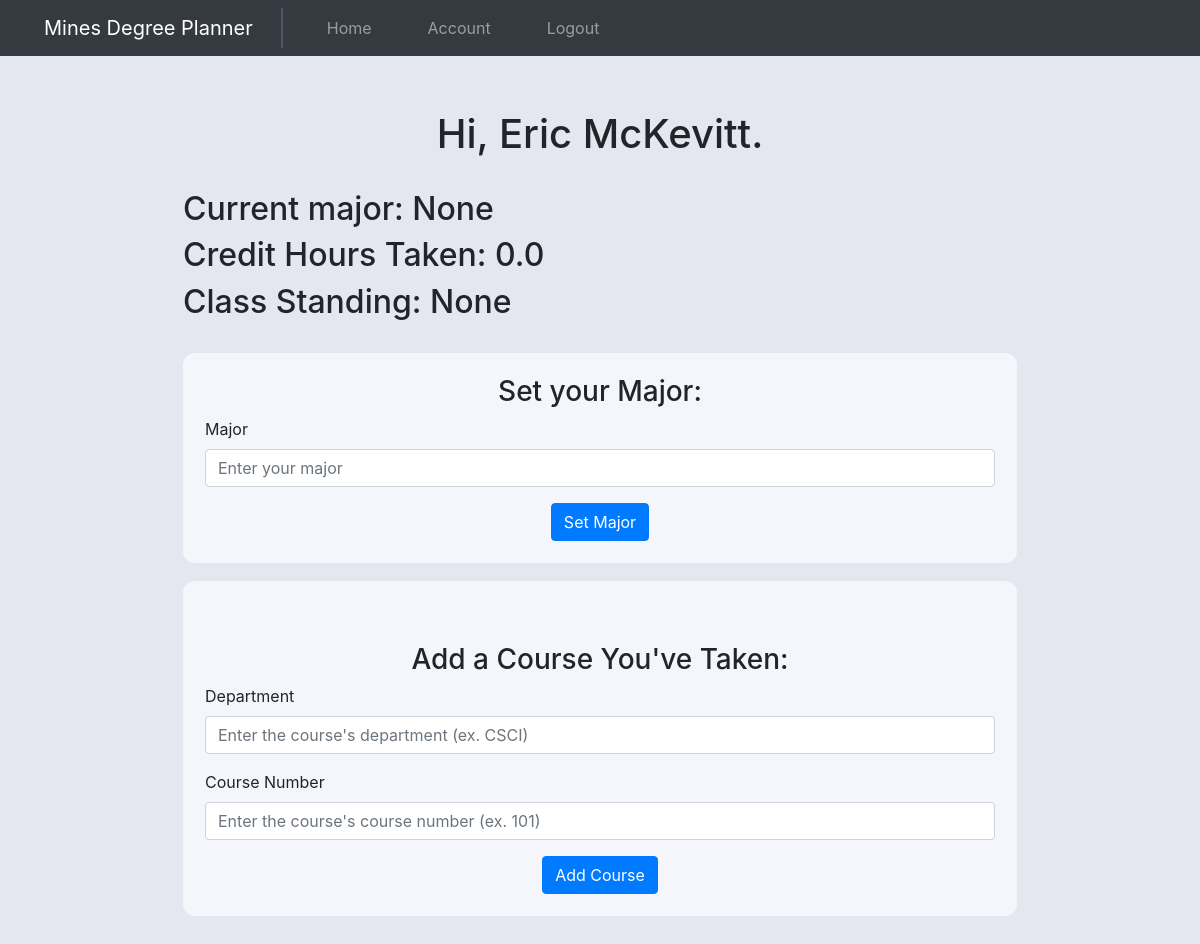
Page /account (signed in) on the earlier database version.
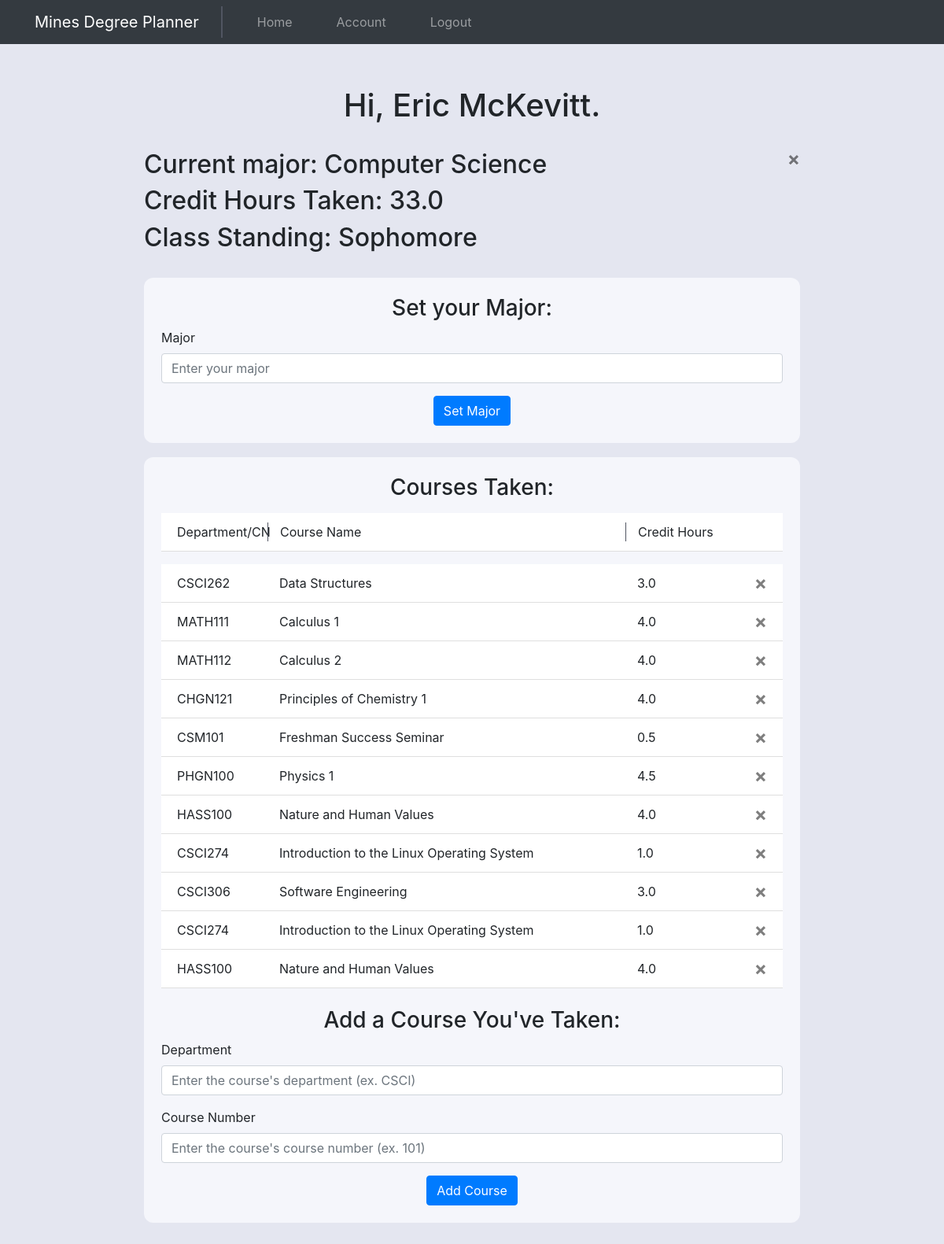
Same page on the later database version.
### website/models.py (models this page shows)
class User(db.Model, UserMixin):
    id = db.Column(db.Integer, primary_key=True)
    cwid = db.Column(db.Integer, unique=True)
    email = db.Column(db.String(150), unique=True)
    password = db.Column(db.String(150))
    first_name = db.Column(db.String(150))
    last_name = db.Column(db.String(150))
    major = db.Column(db.String(150))
    credits_taken = db.Column(db.String(10))
    class_standing = db.Column(db.String(10))
    courses = db.relationship('Course')

class Course(db.Model):
    id = db.Column(db.Integer, primary_key=True)
    department = db.Column(db.String(4))
    course_number = db.Column(db.String(3))
    course_name = db.Column(db.String(500))
    credit_hours = db.Column(db.String(10))
    user_id = db.Column(db.Integer, db.ForeignKey('user.id'))

### website/views.py (the view, shortened to what this page needs)
@views.route('/account', methods=['GET', 'POST'])
@login_required
def account():
    return render_template("account.html", user=current_user)

### website/__init__.py (called while the page is built)
def create_app():
    app = Flask(__name__)
    app.config['SECRET_KEY'] = 'josiefnapwpawoj'
    app.config['SQLALCHEMY_DATABASE_URI'] = f'sqlite:///{DB_NAME}'
    db.init_app(app)
    from .views import views
    from .auth import auth
    app.register_blueprint(views, url_prefix="/")
    app.register_blueprint(auth, url_prefix="/")
    from .models import User, Course
    create_database(app)
    login_manager = LoginManager()
    login_manager.login_view = 'auth.login'
    login_manager.init_app(app)
    @login_manager.user_loader
    def load_user(id):
        return User.query.get(int(id))
    return app

### website/templates/account.html (shortened to what this page needs)
{% extends "base.html" %} {% block title %}Account{% endblock %} {% block
content%}
<br />
<h1 style="text-align: center">Hi, {{user.first_name}} {{user.last_name}}.</h1>
<br />
<h2>
    Current major: {{ user.major }}
    {% if user.major != 'None' %}
    <button type="button" class="close" onClick="deleteMajor()">
        <span aria-hidden="true">&times;</span>
    </button>
    {% endif %}
</h2>
<h2>Credit Hours Taken: {{user.credits_taken}}</h2>
<h2>Class Standing: {{ user.class_standing }}</h2>
<br />
<div class="account-section">
    <form method="POST">
        <h3 align="center">Set your Major:</h3>
        <div class="form-group">
            <label for="department">Major</label>
            <input
                type="text"
                class="form-control"
                id="major"
                name="major"
                placeholder="Enter your major"
            />
        </div>
        <div align="center">
            <button type="submit" class="btn btn-primary">Set Major</button>
        </div>
    </form>
</div>
<section class="courses-section">
    {% if user.courses %}
    <h3 align="center">Courses Taken:</h3>
    <ul
        class="list-group list-group-flush courses-taken-list"
        id="notes_titles"
    >
        <li class="list-group-item courses-taken-column-names">
            <div class="row">
                <div class="col-sm-2">Department/CN</div>
                <div class="col-md-7">Course Name</div>
                <div class="col-sm-2">Credit Hours</div>
                <div class="col-sm-1"></div>
            </div>
        </li>
    </ul>
    {% endif %}
    <ul class="list-group list-group-flush courses-taken-list" id="notes">
        {% for course in user.courses %}
        <li class="list-group-item">
            <div class="row">
                <div class="col-sm-2">
                    {{course.department}}{{course.course_number}}
                </div>
                <div class="col-md-7">{{course.course_name}}</div>
                <div class="col-sm-2">{{course.credit_hours}}</div>
                <div class="col-sm-1">
                    <button
                        type="button"
                        class="close"
                        onClick="deleteCourse({{ course.id }})"
                    >
                        <span aria-hidden="true">&times;</span>
                    </button>
                </div>
            </div>
        </li>
        {% endfor %}
    </ul>
    <br />
    <form method="POST">
        <h3 align="center">Add a Course You've Taken:</h3>
        <div class="form-group">
            <label for="department">Department</label>
            <input
                type="text"
                class="form-control"
                id="department"
                name="department"
                placeholder="Enter the course's department (ex. CSCI)"
            />
        </div>
        <div class="form-group">
            <label for="course_number">Course Number</label>
            <input
                type="text"
                class="form-control"
                id="course_number"
                name="course_number"
                placeholder="Enter the course's course number (ex. 101)"
            />
        </div>
        <div align="center">
            <button type="submit" class="btn btn-primary">Add Course</button>
        </div>
    </form>
</section>
{% endblock %}

### website/templates/base.html (shortened to what this page needs)
<!DOCTYPE html>
<html lang="en">
    <head>
        <link
            rel="stylesheet"
            href="https://stackpath.bootstrapcdn.com/bootstrap/4.4.1/css/bootstrap.min.css"
        />
        <link
            rel="stylesheet"
            href="https://stackpath.bootstrapcdn.com/font-awesome/4.7.0/css/font-awesome.min.css"
        />
        <link rel="stylesheet" href="../static/style.css" />
    </head>
    <body>
        <nav class="navbar navbar-expand-lg navbar-dark bg-dark">
            <a
                class="navbar-brand nav-item-padding navbar-title"
                href="/"
                id="nav-title"
                >Mines Degree Planner</a
            >
            <div class="collapse navbar-collapse" id="navbar">
                <div class="navbar-nav">
                    {% if user.is_authenticated %}
                    <a
                        href="/"
                        class="nav-item nav-link nav-item-padding"
                        id="home"
                        >Home</a
                    >
                    <a
                        href="/account"
                        class="nav-item nav-link nav-item-padding"
                        id="account"
                        >Account</a
                    >
                    <a
                        href="/logout"
                        class="nav-item nav-link nav-item-padding"
                        id="logout"
                        >Logout</a
                    >
                    {% endif %}
                </div>
            </div>
        </nav>
        <div class="container-sm" id="main-container">
            {% block content %} {% endblock %}
        </div>
    </body>
</html>

### website/static/style.css (style rules this page uses)
:root { --very-light-blue: #f5f6fb; --darker-color: #e4e6f0; }
body { background-color: var(--darker-color); }
.navbar-title { border-right: #515662 0px solid; transition-duration: 300ms !important; }
.nav-item-padding { padding-left: 28px !important; padding-right: 28px !important; }
body { display: flex; flex-direction: column; }
#main-container { padding-top: 30px; margin: auto !important ; align-self: center; justify-self: center; }
.account-section { padding: 22px; border-radius: 12px; background-color: var(--very-light-blue); margin-bottom: 18px; }
.courses-section { padding: 22px; border-radius: 12px; background-color: var(--very-light-blue); }
.courses-taken-list { margin-top: 16px; }
.courses-taken-column-names .row :not(:last-child) { border-left: 1px solid #515662; }
.courses-taken-column-names .row :first-child { border-left: none; }
@media screen and (min-width: 576px) { #main-container { width: 72%; } }
@media screen and (min-width: 992px) { .navbar-title { border-right: #515662 2px solid; transition-duration: 300ms !important; } }

Differences in the rows shown:
changed User "Eric": major "None" → "Computer Science"; credits_taken "0.0" → "33.0"; class_standing "None" → "Sophomore"
added Course: department "CSCI", course_number "262", course_name "Data Structures", credit_hours "3.0"
added Course: department "MATH", course_number "111", course_name "Calculus 1", credit_hours "4.0"
added Course: department "MATH", course_number "112", course_name "Calculus 2", credit_hours "4.0"
added Course: department "CHGN", course_number "121", course_name "Principles of Chemistry 1", credit_hours "4.0"
added Course: department "CSM", course_number "101", course_name "Freshman Success Seminar", credit_hours "0.5"
added Course: department "PHGN", course_number "100", course_name "Physics 1", credit_hours "4.5"
added Course: department "HASS", course_number "100", course_name "Nature and Human Values", credit_hours "4.0"
added Course: department "CSCI", course_number "274", course_name "Introduction to the Linux Operating System", credit_hours "1.0"
added Course: department "CSCI", course_number "306", course_name "Software Engineering", credit_hours "3.0"
added Course: department "CSCI", course_number "274", course_name "Introduction to the Linux Operating System", credit_hours "1.0"
added Course: department "HASS", course_number "100", course_name "Nature and Human Values", credit_hours "4.0"
Other differences:
text now shown: "× Courses Taken: Department/CN Course Name Credit Hours"
